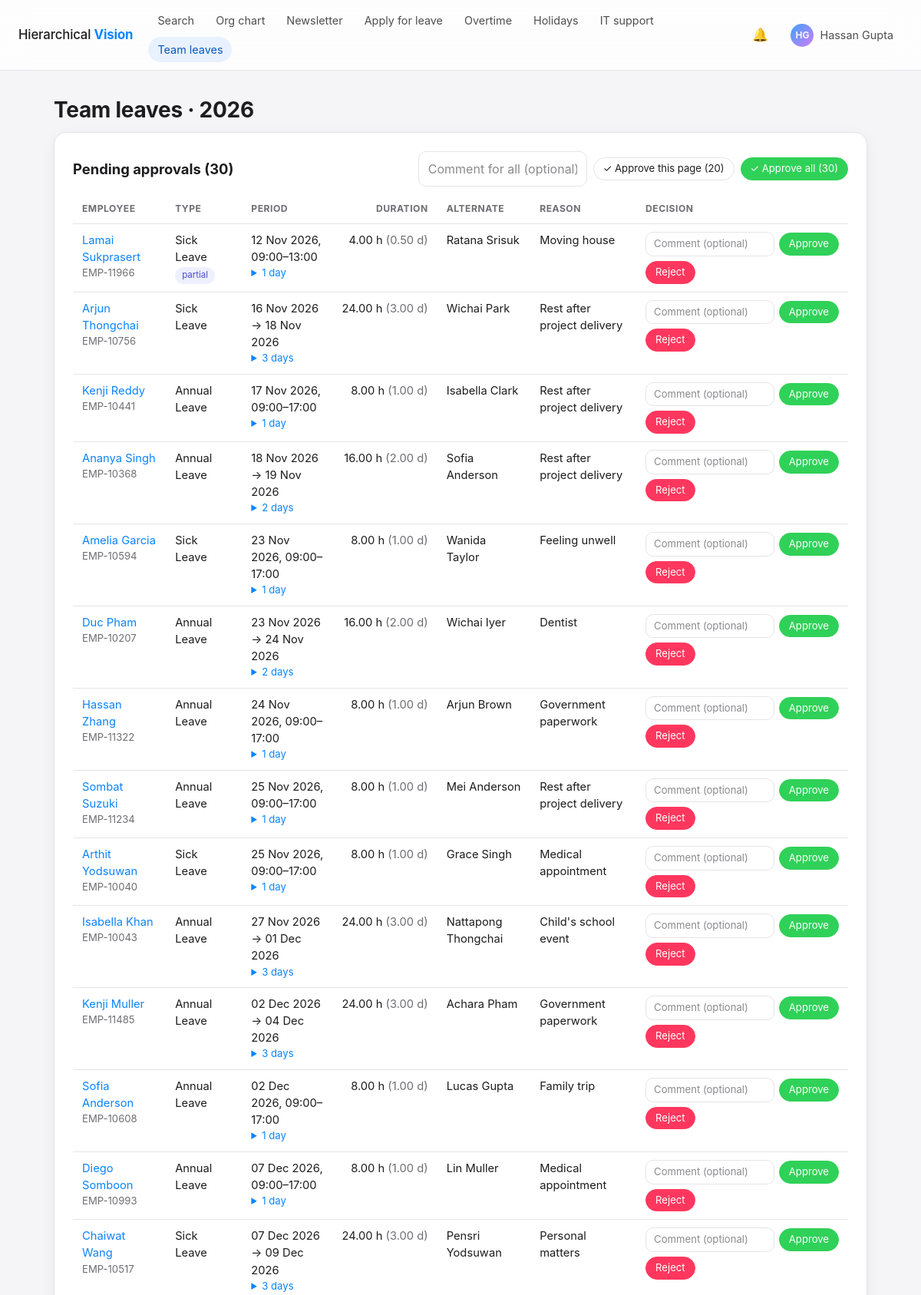
/leaves/team/ (signed in, upper part), run on the app's committed database.
### accounts/models.py (models this page shows, shortened)
class User(AbstractBaseUser, PermissionsMixin):
    employee_id = models.CharField(
        max_length=30, unique=True, validators=[employee_id_validator], help_text="e.g. EMP-105. Used to sign in."
    )
    email = models.EmailField("email address", unique=True)
    full_name = models.CharField(max_length=150)
    position = models.CharField(max_length=120, blank=True)
    role = models.CharField(max_length=10, choices=Role.choices, default=Role.EMPLOYEE, db_index=True)
    manager = models.ForeignKey(
        "self",
        null=True,
        blank=True,
        on_delete=models.SET_NULL,
        related_name="direct_reports",
        verbose_name="Peer / Reporting manager",
    )
    contact_info = models.CharField("contact information", max_length=255, blank=True)
    description = models.TextField(blank=True)
    profile_picture = models.ImageField(
        upload_to=profile_picture_path, blank=True, null=True, validators=[FileExtensionValidator(IMAGE_EXTENSIONS), validate_image_size, validate_image_dimensions, validate_image_content]
    )
    background_image = models.ImageField(
        upload_to=background_image_path, blank=True, null=True, validators=[FileExtensionValidator(IMAGE_EXTENSIONS), validate_image_size, validate_image_dimensions, validate_image_content]
    )
    newsletter_publisher = models.BooleanField(
        "may publish to the newsletter", default=False,
        help_text="Lets this employee/manager post in the company newsletter (Admins can always post).",
    )
    leave_dashboard = models.CharField(
        "leave & OT dashboard access", max_length=5, choices=DashboardAccess.choices, default=DashboardAccess.NONE,
        blank=True, help_text="Managers only: lets this manager open the daily leave & OT dashboard (set by Admins).",
    )
    is_active = models.BooleanField(default=True)
    is_staff = models.BooleanField(default=False, editable=False)
    date_joined = models.DateTimeField(auto_now_add=True)
    objects = UserManager()
    USERNAME_FIELD = "employee_id"
    EMAIL_FIELD = "email"
    REQUIRED_FIELDS = ["email", "full_name"]
    class Meta:
        ordering = ["full_name"]
    @property
    def initials(self):
        parts = [p for p in self.full_name.split() if p]
        if not parts:
            return self.employee_id[:2].upper()
        return (parts[0][0] + (parts[-1][0] if len(parts) > 1 else "")).upper()
    def get_absolute_url(self):
        return reverse("accounts:profile", kwargs={"employee_id": self.employee_id})
    @property
    def is_admin(self):
        return self.role == Role.ADMIN
    @property
    def is_manager_role(self):
        return self.role == Role.MANAGER
    @property
    def can_approve_leaves(self):
        return self.role in (Role.ADMIN, Role.MANAGER)
    @property
    def can_view_leave_dashboard(self):
        return self.is_admin or (self.is_manager_role and self.leave_dashboard in (DashboardAccess.TEAM, DashboardAccess.ALL))
    def get_management_chain(self):
        chain, seen, node = [], {self.pk}, self.manager
        while node is not None and node.pk not in seen:
            chain.append(node)
            seen.add(node.pk)
            node = node.manager
        return chain
    def get_all_subordinates(self):
        found, frontier = set(), [self.pk]
        while frontier:
            children = list(
                User.objects.filter(manager_id__in=frontier).exclude(pk__in=found | {self.pk}).values_list("pk", flat=True)
            )
            found.update(children)
            frontier = children
        return User.objects.filter(pk__in=found, is_active=True)
    def is_above(self, other):
        return any(m.pk == self.pk for m in other.get_management_chain())
    def can_review(self, applicant):
        if self.pk == applicant.pk or not self.can_approve_leaves:
            return False
        return self.is_admin or self.is_above(applicant)

### leaves/models.py (models this page shows, shortened)
class LeaveApplication(models.Model):
    class Status(models.TextChoices):
        PENDING = "pending", "Pending"
        APPROVED = "approved", "Approved"
        REJECTED = "rejected", "Rejected"
        CANCELLED = "cancelled", "Cancelled"
    applicant = models.ForeignKey(settings.AUTH_USER_MODEL, on_delete=models.CASCADE, related_name="leave_applications")
    leave_type = models.ForeignKey(LeaveType, on_delete=models.PROTECT, related_name="applications")
    is_hourly = models.BooleanField("apply by the hour", default=False)
    start_date = models.DateField()
    end_date = models.DateField()
    start_time = models.TimeField(null=True, blank=True)
    end_time = models.TimeField(null=True, blank=True)
    total_hours = models.DecimalField(max_digits=6, decimal_places=2, default=Decimal("0"))
    reason = models.TextField(blank=True)
    alternate_employee = models.ForeignKey(
        settings.AUTH_USER_MODEL, null=True, blank=True, on_delete=models.SET_NULL, related_name="covering_leaves",
        help_text="Colleague who covers your work while you are away.",
    )
    status = models.CharField(max_length=10, choices=Status.choices, default=Status.PENDING, db_index=True)
    reviewed_by = models.ForeignKey(
        settings.AUTH_USER_MODEL, null=True, blank=True, on_delete=models.SET_NULL, related_name="reviewed_leaves"
    )
    reviewed_at = models.DateTimeField(null=True, blank=True)
    review_comment = models.TextField(blank=True)
    created_at = models.DateTimeField(auto_now_add=True)
    class Meta:
        ordering = ["-created_at"]
        indexes = [models.Index(fields=["applicant", "start_date"])]
    @property
    def day_summary(self):
        return [f"{d.date:%a %d %b %Y}  {d.start_time:%H:%M}\u2013{d.end_time:%H:%M}  ({d.hours} h)" for d in self.days.all()]
    @property
    def total_days(self):
        return hours_to_days(self.total_hours, settings.WORK_HOURS_PER_DAY)
    @property
    def period_display(self):
        if self.start_date == self.end_date:
            if self.start_time and self.end_time:
                return f"{self.start_date:%d %b %Y}, {self.start_time:%H:%M}\u2013{self.end_time:%H:%M}"
            return f"{self.start_date:%d %b %Y}"
        return f"{self.start_date:%d %b %Y} \u2192 {self.end_date:%d %b %Y}"

class LeaveType(models.Model):
    name = models.CharField(max_length=80, unique=True)
    code = models.CharField(max_length=12, unique=True, help_text="Short code, e.g. AL, SL")
    description = models.TextField(blank=True)
    annual_quota_days = models.DecimalField(
        max_digits=5, decimal_places=2, default=Decimal("0"), validators=[MinValueValidator(Decimal("0"))],
        help_text="Days granted to every employee per calendar year.",
    )
    allow_hourly = models.BooleanField(
        "allow partial days", default=False,
        help_text="If ticked, employees may take part of a day (e.g. 09:00-11:00). Otherwise every day must be a full day.",
    )
    max_hours_per_day = models.DecimalField(
        "max hours per day (override)", max_digits=4, decimal_places=2, null=True, blank=True,
        validators=[MinValueValidator(Decimal("0.25")), MaxValueValidator(Decimal("24"))],
        help_text="Optional. Leave empty to use the company-wide limit from the leave policy.",
    )
    is_active = models.BooleanField(default=True)
    created_by = models.ForeignKey(
        settings.AUTH_USER_MODEL, null=True, blank=True, on_delete=models.SET_NULL, related_name="+"
    )
    created_at = models.DateTimeField(auto_now_add=True)
    class Meta:
        ordering = ["name"]

### leaves/views.py (the view)
# urls.py: path("team/", views.team, name="team"),
@login_required
def team(request):
    if not request.user.can_approve_leaves:
        raise PermissionDenied
    year = timezone.localdate().year
    members = services.team_members(request.user)
    member_ids = members.values("pk")
    pending = [
        a for a in LeaveApplication.objects.filter(applicant__in=member_ids, status=Status.PENDING)
        .select_related("applicant", "leave_type", "alternate_employee").prefetch_related("days").order_by("start_date", "pk")
        if request.user.can_review(a.applicant)
    ]
    pending_ot = [
        o for o in OvertimeRequest.objects.filter(applicant__in=member_ids, status=Status.PENDING)
        .select_related("applicant").order_by("date", "start_time", "pk")
        if request.user.can_review(o.applicant)
    ]
    upcoming = (
        LeaveApplication.objects.filter(applicant__in=member_ids, status=Status.APPROVED, end_date__gte=timezone.localdate())
        .select_related("applicant", "leave_type", "alternate_employee").order_by("start_date")[:30]
    )
    q = request.GET.get("q", "").strip()[:100]
    if q:
        members = members.filter(Q(full_name__icontains=q) | Q(employee_id__icontains=q) | Q(position__icontains=q))
    pending_page = _paginate(request, pending, TEAM_PENDING_PER_PAGE, "lp", "#pending")
    ot_page = _paginate(request, pending_ot, TEAM_PENDING_PER_PAGE, "op", "#overtime")
    member_page = _paginate(request, members, TEAM_MEMBERS_PER_PAGE, "tp", "#balances")
    page_members = list(member_page.object_list)
    balances = services.get_balances_for_users(page_members, year)   # only the people on this page
    return render(request, "leaves/team.html", {
        "pending": pending,
        "pending_page": pending_page,
        "pending_ot": pending_ot,
        "ot_page": ot_page,
        "upcoming": upcoming,
        "member_page": member_page,
        "team_rows": [(m, balances[m.pk]) for m in page_members],
        "q": q,
        "leave_types": LeaveType.objects.filter(is_active=True),
        "holidays": Holiday.objects.filter(date__gte=timezone.localdate()).order_by("date")[:10],
        "year": year,
    })

### templates/leaves/team.html (shortened to what this page needs)
{% extends "base.html" %}
{% block content %}
<h1>Team leaves · {{ year }}</h1>
<section class="card" id="pending">
  <div class="row-between bulk-head">
    <h2>Pending approvals ({{ pending|length }})</h2>
    {% if pending|length > 1 %}
    <form method="post" action="{% url 'leaves:review_all' %}" class="js-confirm bulk-form"
          data-confirm="Approve all {{ pending|length }} pending leave requests (every page)?">
      <input type="text" name="comment" maxlength="500" placeholder="Comment for all (optional)" aria-label="Comment for all">
      {% if pending_page.has_other_pages %}<button class="btn btn-sm" type="submit" name="scope" value="page"
              data-confirm="Approve the {{ pending_page.object_list|length }} leave requests on this page?">&#10003; Approve this page ({{ pending_page.object_list|length }})</button>{% endif %}
      <button class="btn btn-green btn-sm" type="submit" name="scope" value="all">&#10003; Approve all ({{ pending|length }})</button>
    </form>
    {% endif %}
  </div>
  {% if pending %}
  <div class="table-wrap"><table>
    <thead><tr><th>Employee</th><th>Type</th><th>Period</th><th class="num">Duration</th><th>Alternate</th><th>Reason</th><th>Decision</th></tr></thead>
    <tbody>{% for app in pending_page %}
      <tr>
        <td><a href="{{ app.applicant.get_absolute_url }}?tab=leaves">{{ app.applicant.full_name }}</a><div class="muted small">{{ app.applicant.employee_id }}</div></td>
        <td>{{ app.leave_type.name }}{% if app.is_hourly %} <span class="pill pill-soon">partial</span>{% endif %}</td>
        <td>{{ app.period_display }}{% if app.day_summary %}
          <details class="day-details"><summary>{{ app.days.all|length }} day{{ app.days.all|length|pluralize }}</summary>
            <ul class="plain small">{% for line in app.day_summary %}<li>{{ line }}</li>{% endfor %}</ul></details>{% endif %}</td>
        <td class="num">{{ app.total_hours }} h <span class="muted">({{ app.total_days }} d)</span></td>
        <td>{{ app.alternate_employee.full_name|default:"—" }}</td>
        <td>{{ app.reason|truncatechars:80 }}</td>
        <td>{% include "partials/_review_form.html" with next=request.get_full_path %}</td>
      </tr>{% endfor %}
    </tbody>
  </table></div>
  {% else %}<p class="muted">Nothing waiting for your review. 🎉</p>{% endif %}
</section>
{% endblock %}

### templates/base.html (shortened to what this page needs)
{% load static %}<!DOCTYPE html>
<html lang="en">
<head>
  <link rel="stylesheet" href="{% static 'css/app.css' %}">
</head>
<body class="{% block body_class %}{% endblock %}">
<header class="topbar">
  <a class="brand" href="{% url 'accounts:home' %}">Hierarchical <b>Vision</b></a>
  {% with view=request.resolver_match.view_name %}
  <nav aria-label="Main">
    <a href="{% url 'accounts:home' %}" class="{% if view == 'accounts:home' or view == 'accounts:search' %}active{% endif %}">Search</a>
    <a href="{% url 'accounts:org_chart' %}" class="{% if view == 'accounts:org_chart' %}active{% endif %}">Org chart</a>
    <a href="{% url 'newsletter:list' %}" class="{% if 'newsletter:' in view %}active{% endif %}">Newsletter</a>
    {% if user.is_authenticated %}
    <a href="{% url 'leaves:apply' %}" class="{% if view == 'leaves:apply' %}active{% endif %}">Apply for leave</a>
    <a href="{% url 'leaves:overtime' %}" class="{% if 'leaves:overtime' in view %}active{% endif %}">Overtime</a>
    <a href="{% url 'leaves:holidays' %}" class="{% if view == 'leaves:holidays' %}active{% endif %}">Holidays</a>
    <a href="{% url 'support:create' %}" class="{% if view == 'support:create' %}active{% endif %}">IT support</a>
    {% if user.can_approve_leaves %}<a href="{% url 'leaves:team' %}" class="{% if view == 'leaves:team' %}active{% endif %}">Team leaves</a>{% endif %}
    {% endif %}
  </nav>
  {% endwith %}
  {% if user.is_authenticated %}
  <div class="topbar-right">
    <a class="icon-btn" href="{% url 'notifications:list' %}" title="Notifications" aria-label="Notifications">&#128276;{% if unread_count %}<span class="badge-count">{{ unread_count }}</span>{% endif %}</a>
    <details class="menu">
      <summary class="user-chip">{% include "partials/_avatar.html" with person=user size="sm" %}<span class="name">{{ user.full_name }}</span></summary>
    </details>
  </div>
  {% else %}
  <div class="topbar-right"><a class="btn btn-sm" href="{% url 'accounts:login' %}">Sign in</a></div>
  {% endif %}
</header>
{% block main %}
<main id="main" class="container{% block container_class %}{% endblock %}">
  {% block content %}{% endblock %}
</main>
{% endblock %}
</body>
</html>

### templates/partials/_avatar.html
{% if person.profile_picture %}<img class="avatar {{ size|default:'' }}" src="{{ person.profile_picture.url }}" alt="{{ person.full_name }}">{% else %}<span class="avatar avatar-initials {{ size|default:'' }}">{{ person.initials }}</span>{% endif %}

### templates/partials/_review_form.html (shortened to what this page needs)
<form method="post" action="{% url 'leaves:review' app.pk %}" class="review-form">
  <input type="text" name="comment" maxlength="500" placeholder="Comment (optional)">
  <button class="btn btn-green btn-sm" name="decision" value="approve">Approve</button>
  <button class="btn btn-red btn-sm" name="decision" value="reject">Reject</button>
</form>

### data on the page
User: initials "HG", full_name "Hassan Gupta"
LeaveApplication: applicant.full_name "Lamai Sukprasert", applicant.employee_id "EMP-11966", leave_type.name "Sick Leave", is_hourly "partial", period_display "12 Nov 2026, 09:00–13:00", days.all|length "1", total_hours "4.00", total_days "0.50", alternate_employee.full_name "Ratana Srisuk", reason "Moving house"
LeaveApplication: applicant.full_name "Arjun Thongchai", applicant.employee_id "EMP-10756", leave_type.name "Sick Leave", period_display "16 Nov 2026 → 18 Nov 2026", days.all|length "3", total_hours "24.00", total_days "3.00", alternate_employee.full_name "Wichai Park", reason "Rest after project delivery"
LeaveApplication: applicant.full_name "Kenji Reddy", applicant.employee_id "EMP-10441", leave_type.name "Annual Leave", period_display "17 Nov 2026, 09:00–17:00", days.all|length "1", total_hours "8.00", total_days "1.00", alternate_employee.full_name "Isabella Clark", reason "Rest after project delivery"
LeaveApplication: applicant.full_name "Ananya Singh", applicant.employee_id "EMP-10368", leave_type.name "Annual Leave", period_display "18 Nov 2026 → 19 Nov 2026", days.all|length "2", total_hours "16.00", total_days "2.00", alternate_employee.full_name "Sofia Anderson", reason "Rest after project delivery"
LeaveApplication: applicant.full_name "Amelia Garcia", applicant.employee_id "EMP-10594", leave_type.name "Sick Leave", period_display "23 Nov 2026, 09:00–17:00", days.all|length "1", total_hours "8.00", total_days "1.00", alternate_employee.full_name "Wanida Taylor", reason "Feeling unwell"
LeaveApplication: applicant.full_name "Duc Pham", applicant.employee_id "EMP-10207", leave_type.name "Annual Leave", period_display "23 Nov 2026 → 24 Nov 2026", days.all|length "2", total_hours "16.00", total_days "2.00", alternate_employee.full_name "Wichai Iyer", reason "Dentist"
LeaveApplication: applicant.full_name "Hassan Zhang", applicant.employee_id "EMP-11322", leave_type.name "Annual Leave", period_display "24 Nov 2026, 09:00–17:00", days.all|length "1", total_hours "8.00", total_days "1.00", alternate_employee.full_name "Arjun Brown", reason "Government paperwork"
LeaveApplication: applicant.full_name "Sombat Suzuki", applicant.employee_id "EMP-11234", leave_type.name "Annual Leave", period_display "25 Nov 2026, 09:00–17:00", days.all|length "1", total_hours "8.00", total_days "1.00", alternate_employee.full_name "Mei Anderson", reason "Rest after project delivery"
LeaveApplication: applicant.full_name "Arthit Yodsuwan", applicant.employee_id "EMP-10040", leave_type.name "Sick Leave", period_display "25 Nov 2026, 09:00–17:00", days.all|length "1", total_hours "8.00", total_days "1.00", alternate_employee.full_name "Grace Singh", reason "Medical appointment"
LeaveApplication: applicant.full_name "Isabella Khan", applicant.employee_id "EMP-10043", leave_type.name "Annual Leave", period_display "27 Nov 2026 → 01 Dec 2026", days.all|length "3", total_hours "24.00", total_days "3.00", alternate_employee.full_name "Nattapong Thongchai", reason "Child's school event"
LeaveApplication: applicant.full_name "Kenji Muller", applicant.employee_id "EMP-11485", leave_type.name "Annual Leave", period_display "02 Dec 2026 → 04 Dec 2026", days.all|length "3", total_hours "24.00", total_days "3.00", alternate_employee.full_name "Achara Pham", reason "Government paperwork"
LeaveApplication: applicant.full_name "Sofia Anderson", applicant.employee_id "EMP-10608", leave_type.name "Annual Leave", period_display "02 Dec 2026, 09:00–17:00", days.all|length "1", total_hours "8.00", total_days "1.00", alternate_employee.full_name "Lucas Gupta", reason "Family trip"
LeaveApplication: applicant.full_name "Diego Somboon", applicant.employee_id "EMP-10993", leave_type.name "Annual Leave", period_display "07 Dec 2026, 09:00–17:00", days.all|length "1", total_hours "8.00", total_days "1.00", alternate_employee.full_name "Lin Muller", reason "Medical appointment"
LeaveApplication: applicant.full_name "Chaiwat Wang", applicant.employee_id "EMP-10517", leave_type.name "Sick Leave", period_display "07 Dec 2026 → 09 Dec 2026", days.all|length "3", total_hours "24.00", total_days "3.00", alternate_employee.full_name "Pensri Yodsuwan", reason "Personal matters"

### other printed values
{{ year }} "2026"
{{ pending|length }} "30"
{{ pending_page.object_list|length }} "20"
